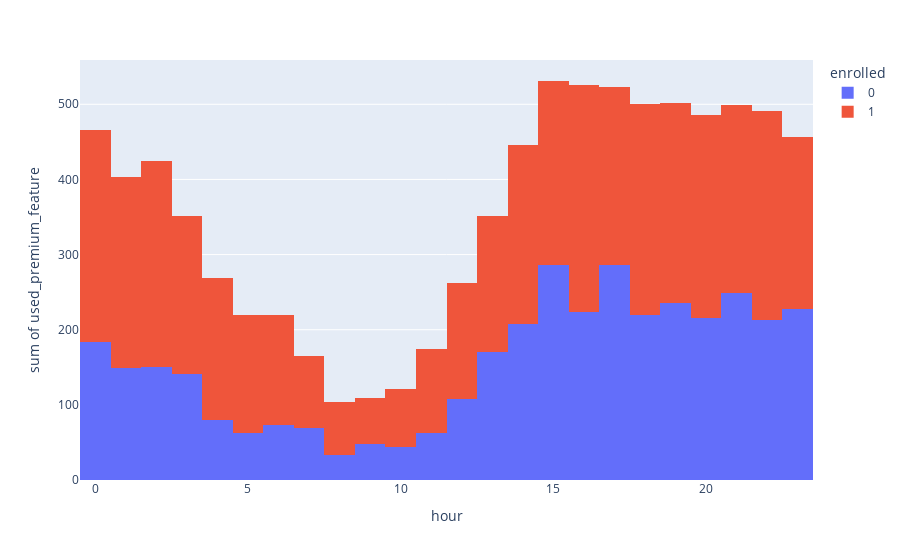

Source (notebook cell):
### Code cell
px.histogram(df, "hour", "used_premium_feature", color="enrolled", hover_data=df.columns)

### Figure 1 — Plotly figure (JSON) as saved in the notebook; plotly's stock layout.template omitted (floating-point values rounded to 4 significant figures; data arrays with more than 128 entries replaced by an {"elided": "..."} marker saying what was removed)
{"data": [{"alignmentgroup": "True", "bingroup": "x", "histfunc": "sum", "hovertemplate": "enrolled=0<br>hour=%{x}<br>sum of used_premium_feature=%{y}<extra></extra>", "legendgroup": "0", "marker": {"color": "#636efa", "pattern": {"shape": ""}}, "name": "0", "offsetgroup": "0", "orientation": "v", "showlegend": true, "type": "histogram", "x": {"elided": "18926 int values"}, "xaxis": "x", "y": {"elided": "18926 int values"}, "yaxis": "y"}, {"alignmentgroup": "True", "bingroup": "x", "histfunc": "sum", "hovertemplate": "enrolled=1<br>hour=%{x}<br>sum of used_premium_feature=%{y}<extra></extra>", "legendgroup": "1", "marker": {"color": "#EF553B", "pattern": {"shape": ""}}, "name": "1", "offsetgroup": "1", "orientation": "v", "showlegend": true, "type": "histogram", "x": {"elided": "31074 int values"}, "xaxis": "x", "y": {"elided": "31074 int values"}, "yaxis": "y"}], "layout": {"barmode": "relative", "legend": {"title": {"text": "enrolled"}, "tracegroupgap": 0}, "margin": {"t": 60}, "xaxis": {"anchor": "y", "domain": [0, 1], "title": {"text": "hour"}}, "yaxis": {"anchor": "x", "domain": [0, 1], "title": {"text": "sum of used_premium_feature"}}}}
